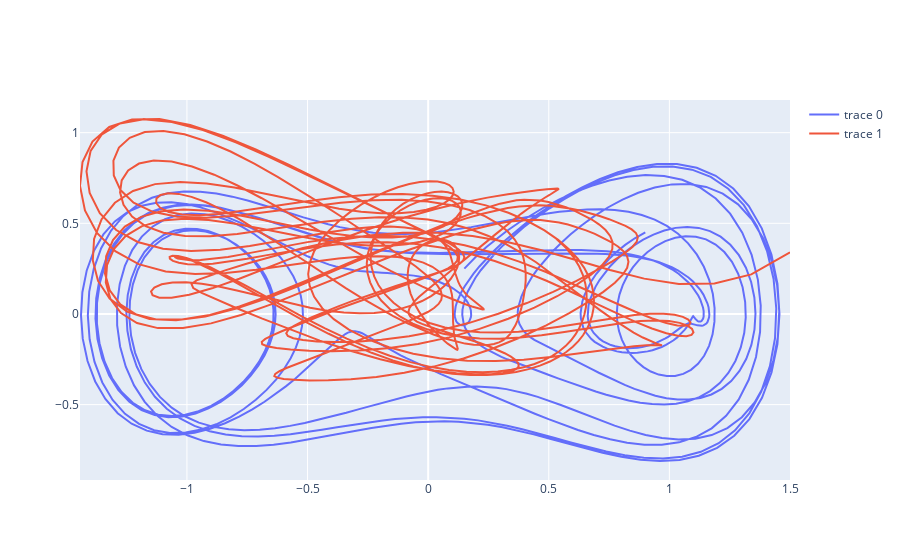

Notebook code for this chart:
### Code cell
stateA0 = asarray([0.15,0.25])
stateB0 = asarray([1.5,0.34])
stateA,stateB = simulation.evolveAB(dufffingOscillator,dufffingOscillator,stateA0,stateB0,couplingB=coupling,stabilizerB=stabilizer,time=time,delTime=delTime,tail=tail)

### Figure 1 — Plotly figure (JSON) as saved in the notebook; plotly's stock layout.template omitted (floating-point values rounded to 4 significant figures; data arrays with more than 128 entries replaced by an {"elided": "..."} marker saying what was removed)
{"data": [{"mode": "lines", "type": "scatter", "x": {"elided": "1000 float values"}, "y": {"elided": "1000 float values"}}, {"mode": "lines", "type": "scatter", "x": {"elided": "1000 float values"}, "y": {"elided": "1000 float values"}}], "layout": {}}
